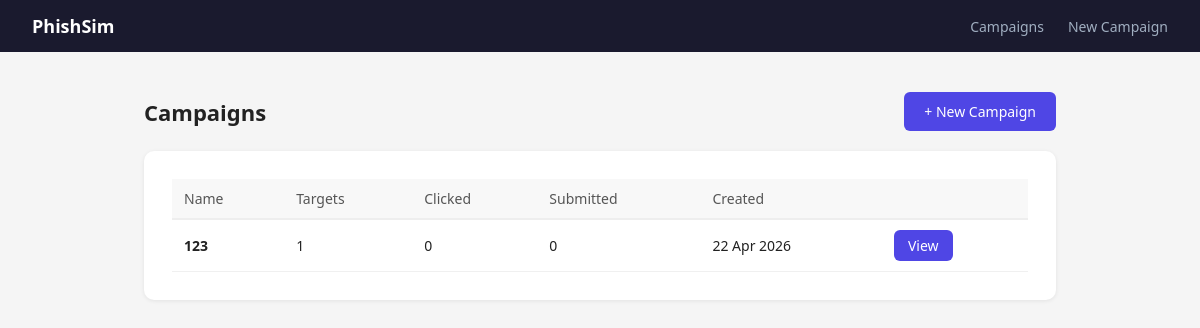
Before: / with the older database file.
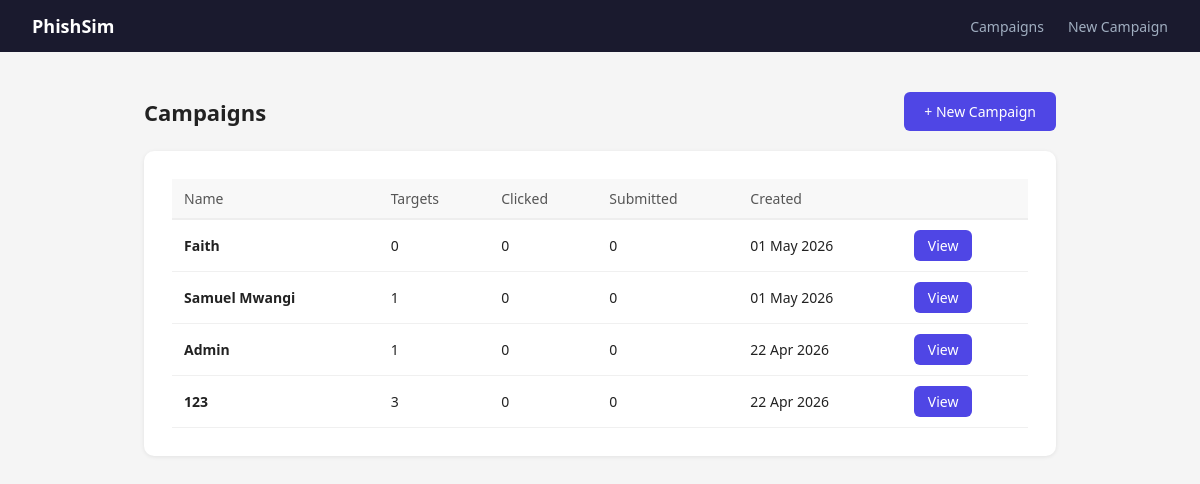
After: the same page with the newer database file.
### app/models.py (models this page shows, shortened)
class Campaign(db.Model):
    __tablename__ = 'campaigns'
    id = db.Column(db.Integer, primary_key=True)
    name = db.Column(db.String(120), nullable=False)
    description = db.Column(db.Text)
    created_at = db.Column(db.DateTime, default=datetime.utcnow)
    sent_at = db.Column(db.DateTime, nullable=True)
    targets = db.relationship('Target', backref='campaign', lazy=True)

### app/routes.py (the view)
@main.route('/')
def index():
    campaigns = Campaign.query.order_by(Campaign.created_at.desc()).all()
    return render_template('index.html', campaigns=campaigns)

### app/templates/index.html
{% extends "base.html" %} {% block title %}Campaigns{% endblock %} {% block
content %}
<div class="flex">
  <h1 style="margin-bottom: 0">Campaigns</h1>
  <a href="/campaign/new" class="btn btn-primary" style="margin-left: auto"
    >+ New Campaign</a
  >
</div>
<div class="card mt">
  {% if campaigns %}
  <table>
    <thead>
      <tr>
        <th>Name</th>
        <th>Targets</th>
        <th>Clicked</th>
        <th>Submitted</th>
        <th>Created</th>
        <th></th>
      </tr>
    </thead>
    <tbody>
      {% for c in campaigns %}
      <tr>
        <td><strong>{{ c.name }}</strong></td>
        <td>{{ c.targets|length }}</td>
        <td>{{ c.targets|selectattr('link_clicked')|list|length }}</td>
        <td>{{ c.targets|selectattr('creds_submitted')|list|length }}</td>
        <td>{{ c.created_at.strftime('%d %b %Y') }}</td>
        <td>
          <a
            href="/campaign/{{ c.id }}"
            class="btn btn-primary"
            style="padding: 6px 14px"
            >View</a
          >
        </td>
      </tr>
      {% endfor %}
    </tbody>
  </table>
  {% else %}
  <p style="color: #888; text-align: center; padding: 40px 0">
    No campaigns yet. <a href="/campaign/new">Create your first one.</a>
  </p>
  {% endif %}
</div>
{% endblock %}

### app/templates/base.html (shortened to what this page needs)
<!doctype html>
<html lang="en">
  <head>
  </head>
  <body>
    <nav>
      <span class="brand">PhishSim</span>
      <a href="/">Campaigns</a>
      <a href="/campaign/new">New Campaign</a>
    </nav>
    <div class="container">{% block content %}{% endblock %}</div>
  </body>
</html>

### app/templates/base.html (style rules this page uses)
* { box-sizing: border-box; margin: 0; padding: 0; }
body { font-family: system-ui, sans-serif; background: #f5f5f5; color: #222; }
nav { background: #1a1a2e; color: white; padding: 14px 32px; display: flex; align-items: center; gap: 24px; }
nav a { color: #a0aec0; text-decoration: none; font-size: 14px; }
nav .brand { color: white; font-weight: 600; font-size: 18px; margin-right: auto; }
.container { max-width: 960px; margin: 40px auto; padding: 0 24px; }
.card { background: white; border-radius: 10px; padding: 28px; margin-bottom: 20px; box-shadow: 0 1px 4px rgba(0, 0, 0, 0.08); }
.btn { display: inline-block; padding: 10px 20px; border-radius: 6px; font-size: 14px; cursor: pointer; border: none; text-decoration: none; }
.btn-primary { background: #4f46e5; color: white; }
table { width: 100%; border-collapse: collapse; font-size: 14px; }
th { text-align: left; padding: 10px 12px; background: #f8f8f8; border-bottom: 2px solid #eee; color: #555; font-weight: 500; }
td { padding: 10px 12px; border-bottom: 1px solid #f0f0f0; }
h1 { font-size: 22px; margin-bottom: 20px; }
.mt { margin-top: 20px; }
.flex { display: flex; align-items: center; gap: 12px; }

Changed rows visible on the page:
added Campaign: name "Faith", targets|length "0", targets|selectattr "0", created_at "01 May 2026"
added Campaign: name "Samuel Mwangi", targets|length "1", targets|selectattr "0", created_at "01 May 2026"
added Campaign: name "Admin", targets|length "1", targets|selectattr "0", created_at "22 Apr 2026"
computed for Campaign (number 4 of 4 on the later page): targets|length "1" → "3"
